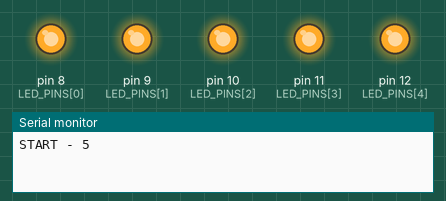
Recording of a sketch running on a simulated Arduino Uno, built with avr-gcc and run on an emulated ATmega328P. Parts: output pins drawn as LEDs (lit = HIGH), the last lines printed to the serial monitor.

Above: at 0.5 s.
At 1.5 s:
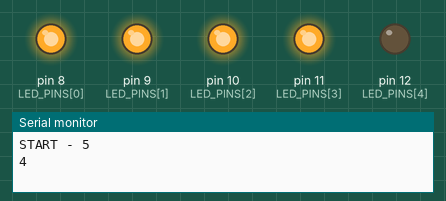
At 2.5 s:
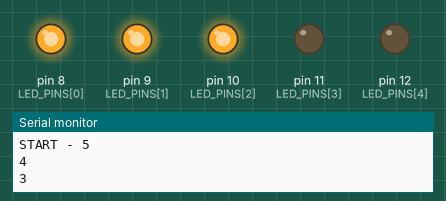
At 3.5 s:
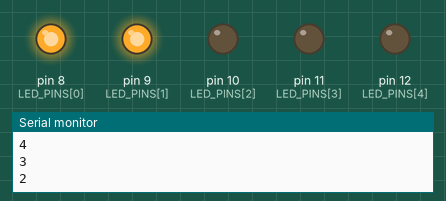
At 4.5 s:
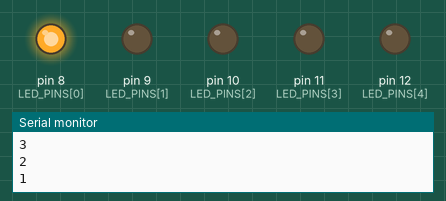
At 8.9 s:
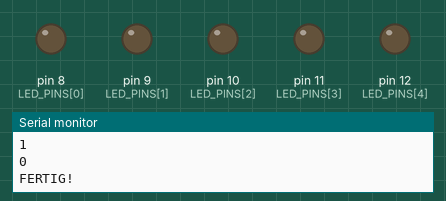
Timing chart, 0 to 13.0 s (numbered marks = the images above):
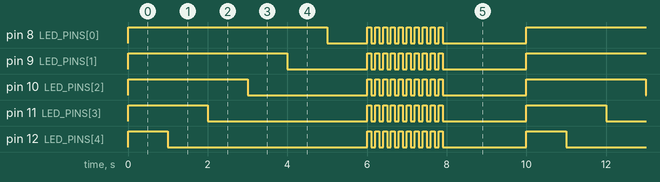

Measured:
- by itself, pin 8 (LED_PINS[0]): repeats every 10.0 s: LOW 1.0 s, 9 × (HIGH 0.10 s, LOW 0.10 s), HIGH 0.10 s, LOW 2.1 s, HIGH 5.0 s
- by itself, pin 9 (LED_PINS[1]): repeats every 10.0 s: LOW 2.0 s, 9 × (HIGH 0.10 s, LOW 0.10 s), HIGH 0.10 s, LOW 2.1 s, HIGH 4.0 s
- by itself, pin 10 (LED_PINS[2]): repeats every 10.0 s: LOW 3.0 s, 9 × (HIGH 0.10 s, LOW 0.10 s), HIGH 0.10 s, LOW 2.1 s, HIGH 3.0 s
- by itself, pin 11 (LED_PINS[3]): repeats every 10.0 s: LOW 4.0 s, 9 × (HIGH 0.10 s, LOW 0.10 s), HIGH 0.10 s, LOW 2.1 s, HIGH 2.0 s
- by itself, pin 12 (LED_PINS[4]): repeats every 10.0 s: LOW 5.0 s, 9 × (HIGH 0.10 s, LOW 0.10 s), HIGH 0.10 s, LOW 2.1 s, HIGH 1.0 s

The sketch:

countdown_led.ino
```cpp
/*
 * Projekt 38: Countdown mit LEDs
 * 5 LEDs zählen von 5 nach 0 runter, dann blinken alle.
 *
 * Schaltung:
 * - LEDs an Pins 8-12 (jeweils mit 220Ω)
 */

const int LED_PINS[] = {8, 9, 10, 11, 12};
const int ANZAHL_LEDS = 5;

void setup() {
  for (int i = 0; i < ANZAHL_LEDS; i++) {
    pinMode(LED_PINS[i], OUTPUT);
  }
  Serial.begin(9600);
}

void loop() {
  // Alle LEDs einschalten
  alleAn();
  Serial.println("START - 5");
  delay(1000);

  // Countdown
  for (int i = ANZAHL_LEDS - 1; i >= 0; i--) {
    digitalWrite(LED_PINS[i], LOW);
    Serial.println(i);
    delay(1000);
  }

  // Blinken am Ende
  Serial.println("FERTIG!");
  for (int i = 0; i < 10; i++) {
    alleAn();
    delay(100);
    alleAus();
    delay(100);
  }

  delay(2000);  // Pause vor Neustart
}

void alleAn() {
  for (int i = 0; i < ANZAHL_LEDS; i++) {
    digitalWrite(LED_PINS[i], HIGH);
  }
}

void alleAus() {
  for (int i = 0; i < ANZAHL_LEDS; i++) {
    digitalWrite(LED_PINS[i], LOW);
  }
}
```
